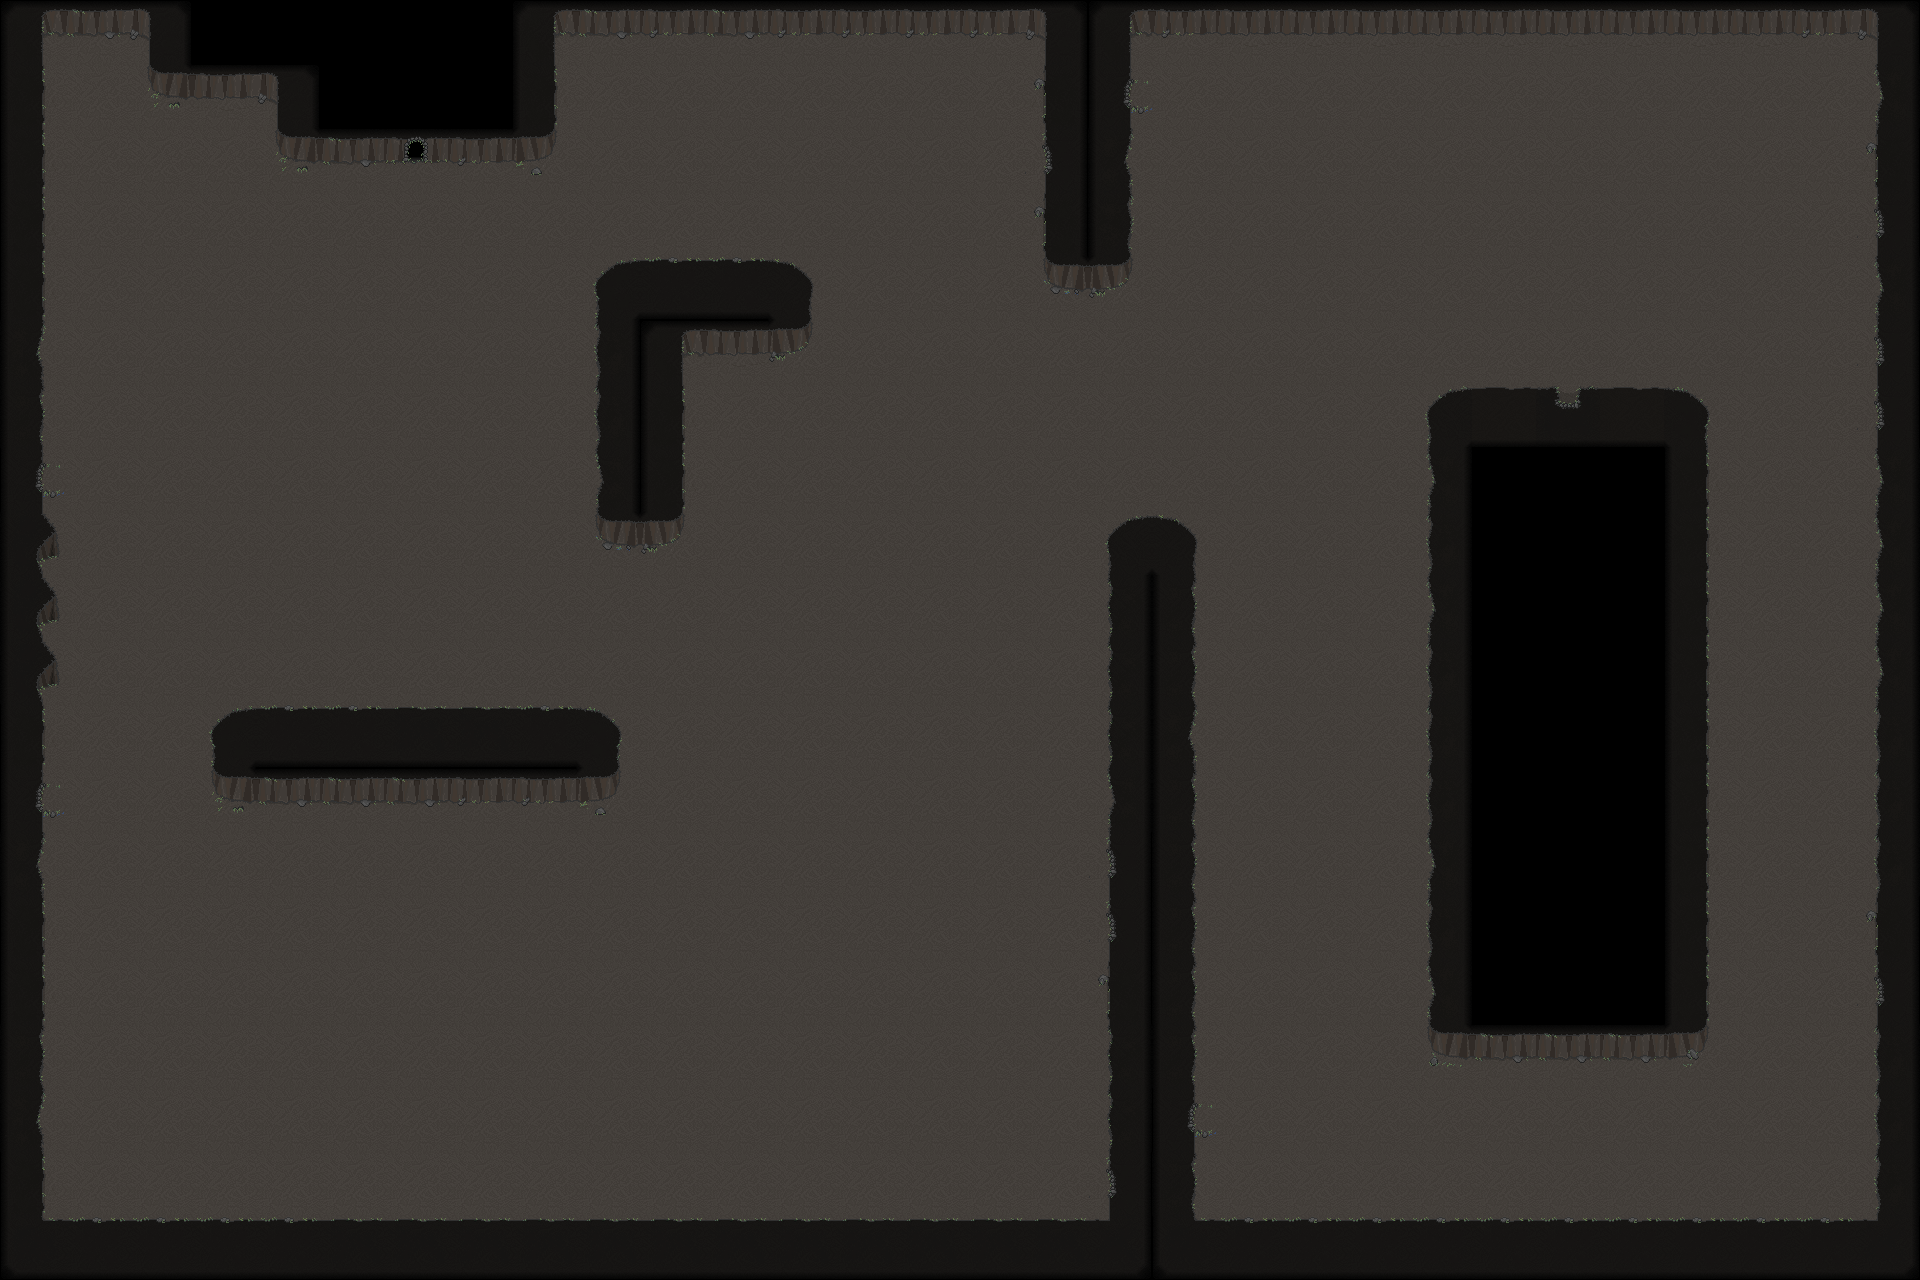

Rendered tile map (Tiled .tmx) drawn with the repository's tilesets; below, a short description and the full map source, tile grids included:
An orthogonal 30x20 tile map with 64x64 px tiles, 1 tile layer (Terrain) and 25 objects (12x collisionSquare).

<map version="1.10" tiledversion="1.11.0" orientation="orthogonal" renderorder="right-down" width="30" height="20" tilewidth="64" tileheight="64" infinite="0" nextlayerid="3" nextobjectid="118">
 <tileset firstgid="1" source="try2.tsx" />
 <layer id="1" name="Terrain" width="30" height="20">
  <data encoding="csv">
1,2,5,0,0,0,0,0,1,2,4,2,4,4,4,4,5,1,4,45,45,45,53,53,53,53,53,53,4,5,
17,19,23,45,5,0,0,0,17,10,11,11,11,11,11,11,21,9,11,11,11,11,11,11,11,11,11,11,11,44,
17,19,10,10,23,2,3,4,22,10,11,11,11,11,11,11,13,41,11,11,11,11,11,11,11,11,11,11,11,21,
17,10,10,10,10,10,10,10,10,10,11,11,11,11,11,11,21,49,11,11,11,11,11,11,11,11,11,11,11,13,
17,10,10,10,10,10,10,10,10,15,34,34,46,20,20,20,7,6,20,20,20,20,20,20,20,20,20,20,20,44,
42,10,10,10,10,10,10,10,10,52,1,45,6,20,20,20,20,20,20,20,20,20,20,20,20,20,20,20,20,13,
50,10,10,10,10,10,10,10,10,52,17,10,10,20,20,20,20,20,20,20,20,11,31,54,35,54,14,20,20,13,
9,18,19,19,10,10,10,10,10,43,17,10,10,11,20,20,20,20,20,20,20,11,44,0,0,0,17,20,20,44,
25,19,19,19,10,10,18,10,10,7,6,10,10,11,20,20,20,47,46,20,20,11,52,0,0,0,17,20,20,44,
25,10,10,10,10,10,10,10,10,10,10,10,10,11,20,20,20,51,50,20,20,11,44,0,0,0,17,20,20,44,
25,20,20,10,10,10,10,10,10,10,10,20,20,20,20,20,11,51,50,11,11,11,52,0,0,0,17,20,20,44,
17,20,20,15,34,34,36,36,34,14,20,20,20,20,20,20,20,51,41,20,20,11,52,0,0,0,17,20,20,52,
9,20,20,23,2,2,2,4,4,22,20,20,20,20,20,20,20,43,50,20,20,11,52,0,0,0,17,20,20,52,
41,20,20,20,20,20,20,20,20,20,20,20,20,20,20,20,20,13,50,20,20,11,44,0,0,0,17,20,20,52,
17,20,20,20,20,20,20,20,20,20,20,20,20,20,20,20,20,13,50,20,20,11,52,0,0,0,17,20,20,21,
17,20,20,20,20,20,20,20,20,20,20,20,20,20,20,20,20,21,50,20,20,11,44,0,0,0,17,20,20,13,
50,20,20,20,20,20,20,20,20,20,20,20,20,20,20,20,20,51,50,20,20,11,39,2,2,2,38,10,20,52,
42,20,20,20,20,20,20,20,20,20,20,20,20,20,20,20,20,51,9,20,20,20,20,20,20,20,20,20,20,52,
17,20,20,20,20,20,20,20,20,20,20,20,20,20,20,20,20,13,50,20,20,20,20,20,20,20,20,20,20,52,
33,34,34,34,34,36,36,36,36,36,36,36,36,36,36,36,36,37,33,34,34,34,34,34,34,34,34,34,34,37
</data>
 </layer>
 <objectgroup id="2" name="Collisions">
  <object id="5" x="41.625" y="579.125">
   <polygon points="0,0 -2.75,-20.125 16.5,-23.375 13.75,-51.125 1,-67.25 1.5,-543.625 -9.875,-542.875 -7.75,-41 -11.25,656.208 1.41166,653.816 1.27825,642.61 -3.41622,111.847 16.4289,104.639 13.5422,78.3737 -1.94508,46.751 17.1651,39.9342 14.375,14.4167" />
  </object>
  <object id="6" x="43.25" y="34.875">
   <polygon points="100.5,1.625 104.75,40.625 110.125,55.875 129.375,62.5 233.875,67.375 233.375,94.75 245.75,94.125 247.125,61.875 220.125,35.625 106.5,-18.875 -5.125,-17.75 -5.375,1.5" />
  </object>
  <object id="11" x="1867.75" y="36.75">
   <polygon points="0,0 9.11076,33.225 9,1054.25 10.25,1183.5 20,1190.25 21.5,-20" />
  </object>
  <object id="13" x="596" y="538">
   <polygon points="-2,-256 29.5,-278.5 194.25,-278.75 215.75,-257 218.5,-203 206.5,-185.5 87,-182.5 83.5,5.5 -1,5.75" />
  </object>
  <object id="15" x="218.333" y="798.333">
   <polygon points="0,0 383.667,1 400,-10 402.667,-63.3333 381.667,-88.3333 18.3333,-90 -6.33333,-66.6667 -4.66667,-8.66667" />
  </object>
  <object id="16" x="1433.67" y="1051">
   <polygon points="-4,6 266.667,6.66667 272.333,-5.33333 274.667,-640.333 252.667,-661.667 119,-663 22.6667,-661.333 -7.33333,-640" />
  </object>
  <object id="17" x="1196" y="1219.33">
   <polygon points="-2,-1.5 682,-0.666667 682,7.66667 -3.66667,9.66667" />
  </object>
  <object id="18" x="43" y="1221.5">
   <polygon points="0,0 1067,-3 1067,8.5 1,11" />
  </object>
  <object id="19" x="1193.5" y="1216.5">
   <polygon points="1.5,-679.5 -22.5,-697 -55,-698 -82.5,-682.5 -84.5,-663 -83.5,13 0,12.5" />
  </object>
  <object id="20" x="277.5" y="129">
   <polygon points="0,0 0,23 8,30.5 260.5,30 274,24 280,-2 277,-93 245.5,-87.5 240.5,5" />
  </object>
  <object id="22" x="554.5" y="35.5">
   <polygon points="0,0 471.5,-3.5 490,5.5 489.5,-23 -32.5,-24 -32.5,4.5" />
  </object>
  <object id="23" x="1046" y="44">
   <polygon points="0,0 -1,234.5 8.5,241.5 68.5,245 83,232.5 84.5,206 85,-30.5 -0.5,-31.5" />
  </object>
  <object id="24" x="1131" y="35.5">
   <polygon points="0,0 735,1 758.5,-19.5 0.5,-23.5" />
  </object>
  <object id="25" name="collisionSquare" gid="11" x="1441" y="1050" width="250" height="650" />
  <object id="98" name="collisionSquare" gid="11" x="610" y="342" width="182" height="64" />
  <object id="99" name="collisionSquare" gid="11" x="606" y="542" width="64" height="262" />
  <object id="100" name="collisionSquare" gid="11" x="224" y="787" width="384" height="64" />
  <object id="101" name="collisionSquare" gid="11" x="1119" y="1271" width="64" height="740" />
  <object id="102" name="collisionSquare" gid="11" x="1056" y="284" width="64" height="278" />
  <object id="103" name="collisionSquare" gid="11" x="153" y="70" width="400" height="64" />
  <object id="104" name="collisionSquare" gid="11" x="281" y="135" width="266" height="64" />
  <object id="112" name="collisionSquare" gid="11" x="-30" y="1280" width="64" height="1270" />
  <object id="115" name="collisionSquare" gid="11" x="-9" y="1289" width="1900" height="64" />
  <object id="116" name="collisionSquare" gid="11" x="0" y="34" width="1900" height="64" />
  <object id="117" name="collisionSquare" gid="11" x="1880.5" y="1280.5" width="64" height="1300" />
 </objectgroup>
</map>
